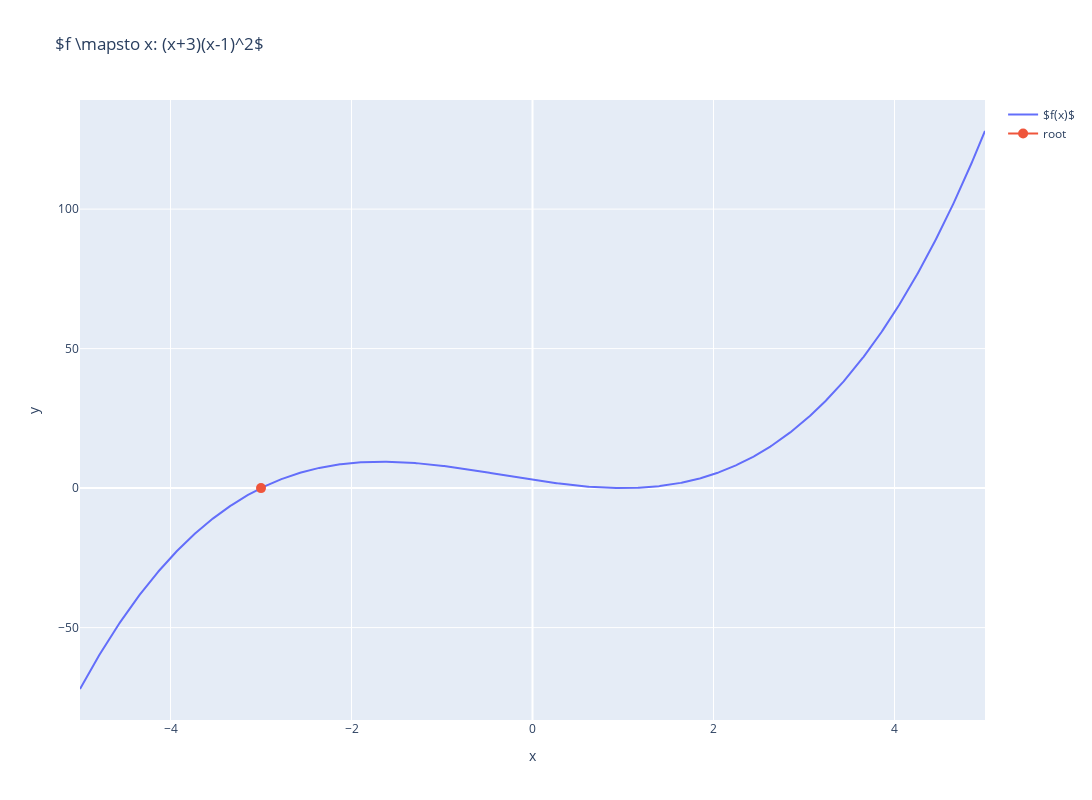

The notebook cell this image was saved under:
### Code cell
fig = go.Figure(data=[{'type': 'scatter', 'x': np.linspace(-5.0,5.0,1000), 'y': f(np.linspace(-5.0,5.0,1000)),
                       'name': '$f(x)$', 'showlegend':True}],
                layout = {'title': '$f \mapsto x: (x+3)(x-1)^2$','height':800, 'width':1100 })
fig.add_trace(go.Scatter(x=[root], y=[0], marker = {'size':10}, name = "root"))
fig.update_xaxes(title_text="x")
fig.update_yaxes(title_text="y")
fig.show()

### Figure 1 — Plotly figure (JSON) as saved in the notebook; plotly's stock layout.template omitted (floating-point values rounded to 4 significant figures; data arrays with more than 128 entries replaced by an {"elided": "..."} marker saying what was removed)
{"data": [{"name": "$f(x)$", "showlegend": true, "type": "scatter", "x": {"elided": "1000 float values"}, "y": {"elided": "1000 float values"}}, {"marker": {"size": 10}, "name": "root", "type": "scatter", "x": [-3.0], "y": [0]}], "layout": {"height": 800, "title": {"text": "$f \\mapsto x: (x+3)(x-1)^2$"}, "width": 1100, "xaxis": {"autorange": true, "range": [-5, 5], "title": {"text": "x"}, "type": "linear"}, "yaxis": {"autorange": true, "range": [-83.11, 139.1], "title": {"text": "y"}, "type": "linear"}}}
